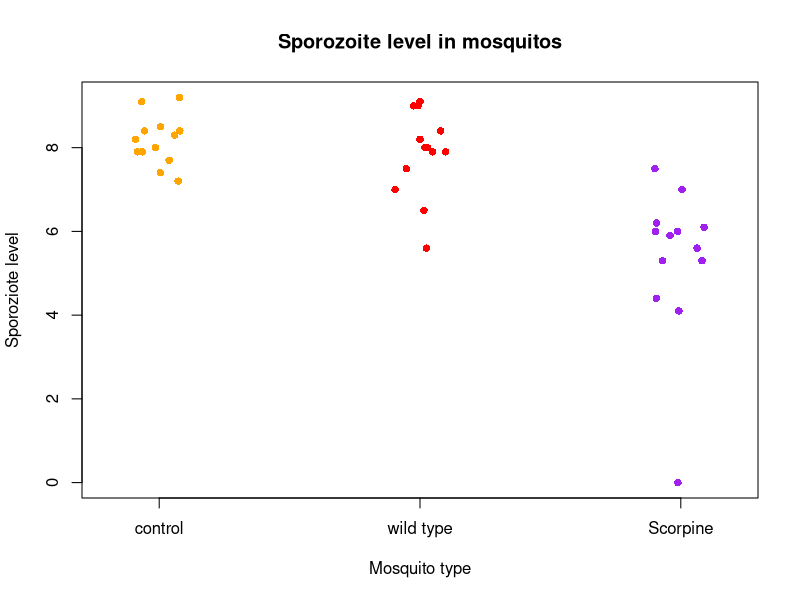

R code for this plot:
malariadata<-read.csv("MalariaData.csv")
malariadata$category<-factor(malariadata$category, levels=c("control","wild type","Scorpine"))
meanshift<-tapply(malariadata$sporozoites,malariadata$category,mean)
sdshift<-tapply(malariadata$sporozoites,malariadata$category,sd)
number<-tapply(malariadata$sporozoites,malariadata$category,length)
stripchart(main = "Sporozoite level in mosquitos",ylab = "Sporoziote level", xlab= "Mosquito type", sporozoites ~ category, data = malariadata,
           method = "jitter",col=c("orange","red","purple"), pch=16, vertical = TRUE)



malariaanova<-lm(sporozoites ~ category,data= malariadata)

anova(malariaanova)

malariaAnovaSummary <- summary(anova(malariaanova))
malariaAnovaSummary